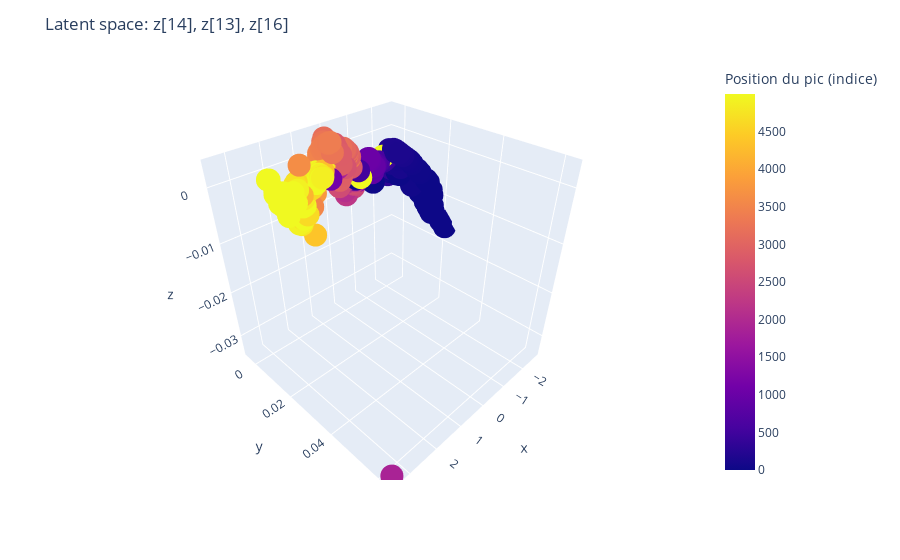

The notebook cell this image was saved under:
### Code cell
# Visualisation 3D des données dans l'espace latent
# ============================================================
dataloader_test_big = DataLoader(test_dataset, batch_size=1024, shuffle=False)

index1, index2, index3 = top3_indices[0], top3_indices[1], top3_indices[2]
cvae_latent_3d(cvae, dataloader_test_big, index1=index1, index2=index2, index3=index3, color_mode="peak_pos", index4=None, device=device)

### Figure 1 — Plotly figure (JSON) as saved in the notebook; plotly's stock layout.template omitted (floating-point values rounded to 4 significant figures; data arrays with more than 128 entries replaced by an {"elided": "..."} marker saying what was removed)
{"data": [{"hovertemplate": "x=%{x}<br>y=%{y}<br>z=%{z}<br>Position du pic (indice)=%{marker.color}<extra></extra>", "legendgroup": "", "marker": {"color": {"elided": "1024 int values"}, "coloraxis": "coloraxis", "symbol": "circle"}, "mode": "markers", "name": "", "scene": "scene", "showlegend": false, "type": "scatter3d", "x": {"elided": "1024 float values"}, "y": {"elided": "1024 float values"}, "z": {"elided": "1024 float values"}}], "layout": {"coloraxis": {"colorbar": {"title": {"text": "Position du pic (indice)"}}, "colorscale": [[0, "#0d0887"], [0.1111, "#46039f"], [0.2222, "#7201a8"], [0.3333, "#9c179e"], [0.4444, "#bd3786"], [0.5556, "#d8576b"], [0.6667, "#ed7953"], [0.7778, "#fb9f3a"], [0.8889, "#fdca26"], [1, "#f0f921"]]}, "legend": {"tracegroupgap": 0}, "margin": {"t": 60}, "scene": {"domain": {"x": [0, 1], "y": [0, 1]}, "xaxis": {"title": {"text": "x"}}, "yaxis": {"title": {"text": "y"}}, "zaxis": {"title": {"text": "z"}}}, "title": {"text": "Latent space: z[14], z[13], z[16]"}}}
